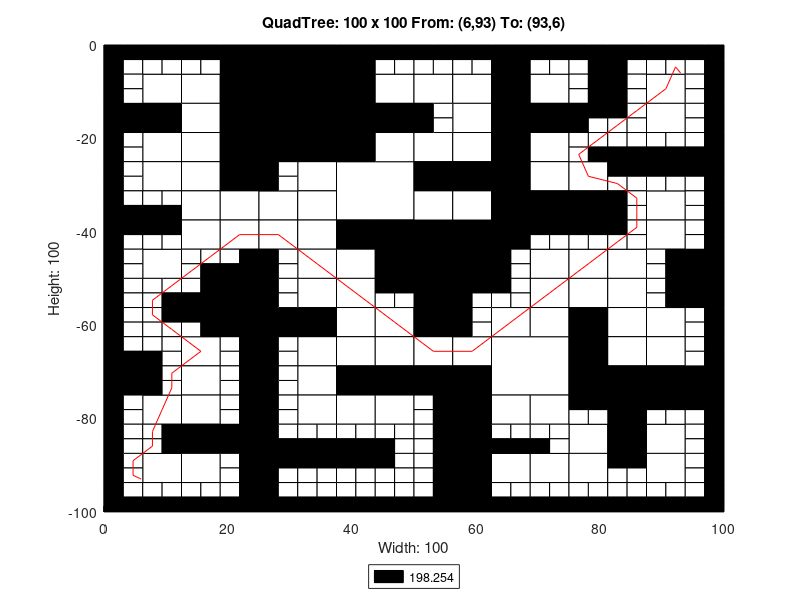

The MATLAB source for this figure:
axis([0 100 -100 0]);
title('QuadTree: 100 x 100 From: (6,93) To: (93,6)');
xlabel('Width: 100');
ylabel('Height: 100');
rectangle('Position',[25 -12.5 12.5 12.5], 'FaceColor',[0 0 0]);
rectangle('Position',[25 -25 12.5 12.5], 'FaceColor',[0 0 0]);
rectangle('Position',[37.5 -37.5 12.5 12.5], 'FaceColor',[1 1 1]);
rectangle('Position',[50 -50 12.5 12.5], 'FaceColor',[0 0 0]);
rectangle('Position',[62.5 -75 12.5 12.5], 'FaceColor',[1 1 1]);
rectangle('Position',[6.25 -12.5 6.25 6.25], 'FaceColor',[1 1 1]);
rectangle('Position',[18.75 -6.25 6.25 6.25], 'FaceColor',[0 0 0]);
rectangle('Position',[12.5 -12.5 6.25 6.25], 'FaceColor',[1 1 1]);
rectangle('Position',[18.75 -12.5 6.25 6.25], 'FaceColor',[0 0 0]);
rectangle('Position',[0 -18.75 6.25 6.25], 'FaceColor',[0 0 0]);
rectangle('Position',[6.25 -18.75 6.25 6.25], 'FaceColor',[0 0 0]);
rectangle('Position',[6.25 -25 6.25 6.25], 'FaceColor',[1 1 1]);
rectangle('Position',[12.5 -18.75 6.25 6.25], 'FaceColor',[1 1 1]);
rectangle('Position',[18.75 -18.75 6.25 6.25], 'FaceColor',[0 0 0]);
rectangle('Position',[12.5 -25 6.25 6.25], 'FaceColor',[1 1 1]);
rectangle('Position',[18.75 -25 6.25 6.25], 'FaceColor',[0 0 0]);
rectangle('Position',[37.5 -6.25 6.25 6.25], 'FaceColor',[0 0 0]);
rectangle('Position',[37.5 -12.5 6.25 6.25], 'FaceColor',[0 0 0]);
rectangle('Position',[43.75 -12.5 6.25 6.25], 'FaceColor',[1 1 1]);
rectangle('Position',[37.5 -18.75 6.25 6.25], 'FaceColor',[0 0 0]);
rectangle('Position',[43.75 -18.75 6.25 6.25], 'FaceColor',[0 0 0]);
rectangle('Position',[37.5 -25 6.25 6.25], 'FaceColor',[0 0 0]);
rectangle('Position',[43.75 -25 6.25 6.25], 'FaceColor',[1 1 1]);
rectangle('Position',[6.25 -31.25 6.25 6.25], 'FaceColor',[1 1 1]);
rectangle('Position',[12.5 -31.25 6.25 6.25], 'FaceColor',[1 1 1]);
rectangle('Position',[18.75 -31.25 6.25 6.25], 'FaceColor',[0 0 0]);
rectangle('Position',[12.5 -37.5 6.25 6.25], 'FaceColor',[1 1 1]);
rectangle('Position',[18.75 -37.5 6.25 6.25], 'FaceColor',[1 1 1]);
rectangle('Position',[6.25 -50 6.25 6.25], 'FaceColor',[1 1 1]);
rectangle('Position',[12.5 -43.75 6.25 6.25], 'FaceColor',[1 1 1]);
rectangle('Position',[18.75 -43.75 6.25 6.25], 'FaceColor',[1 1 1]);
rectangle('Position',[31.25 -31.25 6.25 6.25], 'FaceColor',[1 1 1]);
rectangle('Position',[25 -37.5 6.25 6.25], 'FaceColor',[1 1 1]);
rectangle('Position',[31.25 -37.5 6.25 6.25], 'FaceColor',[1 1 1]);
rectangle('Position',[25 -43.75 6.25 6.25], 'FaceColor',[1 1 1]);
rectangle('Position',[31.25 -43.75 6.25 6.25], 'FaceColor',[1 1 1]);
rectangle('Position',[31.25 -50 6.25 6.25], 'FaceColor',[1 1 1]);
rectangle('Position',[37.5 -43.75 6.25 6.25], 'FaceColor',[0 0 0]);
rectangle('Position',[43.75 -43.75 6.25 6.25], 'FaceColor',[0 0 0]);
rectangle('Position',[37.5 -50 6.25 6.25], 'FaceColor',[1 1 1]);
rectangle('Position',[43.75 -50 6.25 6.25], 'FaceColor',[0 0 0]);
rectangle('Position',[50 -12.5 6.25 6.25], 'FaceColor',[1 1 1]);
rectangle('Position',[56.25 -12.5 6.25 6.25], 'FaceColor',[1 1 1]);
rectangle('Position',[62.5 -6.25 6.25 6.25], 'FaceColor',[0 0 0]);
rectangle('Position',[62.5 -12.5 6.25 6.25], 'FaceColor',[0 0 0]);
rectangle('Position',[68.75 -12.5 6.25 6.25], 'FaceColor',[1 1 1]);
rectangle('Position',[56.25 -18.75 6.25 6.25], 'FaceColor',[1 1 1]);
rectangle('Position',[50 -25 6.25 6.25], 'FaceColor',[1 1 1]);
rectangle('Position',[56.25 -25 6.25 6.25], 'FaceColor',[1 1 1]);
rectangle('Position',[62.5 -18.75 6.25 6.25], 'FaceColor',[0 0 0]);
rectangle('Position',[68.75 -18.75 6.25 6.25], 'FaceColor',[0 0 0]);
rectangle('Position',[62.5 -25 6.25 6.25], 'FaceColor',[0 0 0]);
rectangle('Position',[68.75 -25 6.25 6.25], 'FaceColor',[1 1 1]);
rectangle('Position',[87.5 -12.5 6.25 6.25], 'FaceColor',[1 1 1]);
rectangle('Position',[87.5 -18.75 6.25 6.25], 'FaceColor',[1 1 1]);
rectangle('Position',[50 -31.25 6.25 6.25], 'FaceColor',[0 0 0]);
rectangle('Position',[56.25 -31.25 6.25 6.25], 'FaceColor',[0 0 0]);
rectangle('Position',[50 -37.5 6.25 6.25], 'FaceColor',[1 1 1]);
rectangle('Position',[56.25 -37.5 6.25 6.25], 'FaceColor',[1 1 1]);
rectangle('Position',[62.5 -31.25 6.25 6.25], 'FaceColor',[0 0 0]);
rectangle('Position',[68.75 -31.25 6.25 6.25], 'FaceColor',[1 1 1]);
rectangle('Position',[62.5 -37.5 6.25 6.25], 'FaceColor',[0 0 0]);
rectangle('Position',[68.75 -37.5 6.25 6.25], 'FaceColor',[0 0 0]);
rectangle('Position',[62.5 -43.75 6.25 6.25], 'FaceColor',[0 0 0]);
rectangle('Position',[68.75 -50 6.25 6.25], 'FaceColor',[1 1 1]);
rectangle('Position',[75 -31.25 6.25 6.25], 'FaceColor',[1 1 1]);
rectangle('Position',[75 -37.5 6.25 6.25], 'FaceColor',[0 0 0]);
rectangle('Position',[87.5 -37.5 6.25 6.25], 'FaceColor',[1 1 1]);
rectangle('Position',[75 -50 6.25 6.25], 'FaceColor',[1 1 1]);
rectangle('Position',[81.25 -50 6.25 6.25], 'FaceColor',[1 1 1]);
rectangle('Position',[87.5 -43.75 6.25 6.25], 'FaceColor',[1 1 1]);
rectangle('Position',[93.75 -50 6.25 6.25], 'FaceColor',[0 0 0]);
rectangle('Position',[18.75 -56.25 6.25 6.25], 'FaceColor',[0 0 0]);
rectangle('Position',[18.75 -62.5 6.25 6.25], 'FaceColor',[0 0 0]);
rectangle('Position',[0 -75 6.25 6.25], 'FaceColor',[0 0 0]);
rectangle('Position',[12.5 -68.75 6.25 6.25], 'FaceColor',[1 1 1]);
rectangle('Position',[12.5 -75 6.25 6.25], 'FaceColor',[1 1 1]);
rectangle('Position',[31.25 -56.25 6.25 6.25], 'FaceColor',[1 1 1]);
rectangle('Position',[25 -62.5 6.25 6.25], 'FaceColor',[0 0 0]);
rectangle('Position',[31.25 -62.5 6.25 6.25], 'FaceColor',[0 0 0]);
rectangle('Position',[37.5 -56.25 6.25 6.25], 'FaceColor',[1 1 1]);
rectangle('Position',[37.5 -62.5 6.25 6.25], 'FaceColor',[1 1 1]);
rectangle('Position',[43.75 -62.5 6.25 6.25], 'FaceColor',[1 1 1]);
rectangle('Position',[31.25 -68.75 6.25 6.25], 'FaceColor',[1 1 1]);
rectangle('Position',[31.25 -75 6.25 6.25], 'FaceColor',[1 1 1]);
rectangle('Position',[37.5 -68.75 6.25 6.25], 'FaceColor',[1 1 1]);
rectangle('Position',[43.75 -68.75 6.25 6.25], 'FaceColor',[1 1 1]);
rectangle('Position',[37.5 -75 6.25 6.25], 'FaceColor',[0 0 0]);
rectangle('Position',[43.75 -75 6.25 6.25], 'FaceColor',[0 0 0]);
rectangle('Position',[6.25 -81.25 6.25 6.25], 'FaceColor',[1 1 1]);
rectangle('Position',[12.5 -81.25 6.25 6.25], 'FaceColor',[1 1 1]);
rectangle('Position',[12.5 -87.5 6.25 6.25], 'FaceColor',[0 0 0]);
rectangle('Position',[18.75 -87.5 6.25 6.25], 'FaceColor',[0 0 0]);
rectangle('Position',[6.25 -93.75 6.25 6.25], 'FaceColor',[1 1 1]);
rectangle('Position',[12.5 -93.75 6.25 6.25], 'FaceColor',[1 1 1]);
rectangle('Position',[31.25 -81.25 6.25 6.25], 'FaceColor',[1 1 1]);
rectangle('Position',[37.5 -81.25 6.25 6.25], 'FaceColor',[1 1 1]);
rectangle('Position',[43.75 -81.25 6.25 6.25], 'FaceColor',[1 1 1]);
rectangle('Position',[50 -56.25 6.25 6.25], 'FaceColor',[0 0 0]);
rectangle('Position',[50 -62.5 6.25 6.25], 'FaceColor',[0 0 0]);
rectangle('Position',[68.75 -56.25 6.25 6.25], 'FaceColor',[1 1 1]);
rectangle('Position',[62.5 -62.5 6.25 6.25], 'FaceColor',[1 1 1]);
rectangle('Position',[68.75 -62.5 6.25 6.25], 'FaceColor',[1 1 1]);
rectangle('Position',[50 -68.75 6.25 6.25], 'FaceColor',[1 1 1]);
rectangle('Position',[56.25 -68.75 6.25 6.25], 'FaceColor',[1 1 1]);
rectangle('Position',[50 -75 6.25 6.25], 'FaceColor',[0 0 0]);
rectangle('Position',[56.25 -75 6.25 6.25], 'FaceColor',[0 0 0]);
rectangle('Position',[75 -56.25 6.25 6.25], 'FaceColor',[1 1 1]);
rectangle('Position',[81.25 -56.25 6.25 6.25], 'FaceColor',[1 1 1]);
rectangle('Position',[75 -62.5 6.25 6.25], 'FaceColor',[0 0 0]);
rectangle('Position',[81.25 -62.5 6.25 6.25], 'FaceColor',[1 1 1]);
rectangle('Position',[93.75 -56.25 6.25 6.25], 'FaceColor',[0 0 0]);
rectangle('Position',[87.5 -62.5 6.25 6.25], 'FaceColor',[1 1 1]);
rectangle('Position',[75 -68.75 6.25 6.25], 'FaceColor',[0 0 0]);
rectangle('Position',[81.25 -68.75 6.25 6.25], 'FaceColor',[1 1 1]);
rectangle('Position',[75 -75 6.25 6.25], 'FaceColor',[0 0 0]);
rectangle('Position',[81.25 -75 6.25 6.25], 'FaceColor',[0 0 0]);
rectangle('Position',[87.5 -68.75 6.25 6.25], 'FaceColor',[1 1 1]);
rectangle('Position',[87.5 -75 6.25 6.25], 'FaceColor',[0 0 0]);
rectangle('Position',[93.75 -75 6.25 6.25], 'FaceColor',[0 0 0]);
rectangle('Position',[56.25 -81.25 6.25 6.25], 'FaceColor',[0 0 0]);
rectangle('Position',[56.25 -87.5 6.25 6.25], 'FaceColor',[0 0 0]);
rectangle('Position',[62.5 -81.25 6.25 6.25], 'FaceColor',[1 1 1]);
rectangle('Position',[68.75 -81.25 6.25 6.25], 'FaceColor',[1 1 1]);
rectangle('Position',[56.25 -93.75 6.25 6.25], 'FaceColor',[0 0 0]);
rectangle('Position',[56.25 -100 6.25 6.25], 'FaceColor',[0 0 0]);
rectangle('Position',[62.5 -93.75 6.25 6.25], 'FaceColor',[1 1 1]);
rectangle('Position',[68.75 -93.75 6.25 6.25], 'FaceColor',[1 1 1]);
rectangle('Position',[81.25 -81.25 6.25 6.25], 'FaceColor',[0 0 0]);
rectangle('Position',[75 -87.5 6.25 6.25], 'FaceColor',[1 1 1]);
rectangle('Position',[81.25 -87.5 6.25 6.25], 'FaceColor',[0 0 0]);
rectangle('Position',[87.5 -87.5 6.25 6.25], 'FaceColor',[1 1 1]);
rectangle('Position',[75 -93.75 6.25 6.25], 'FaceColor',[1 1 1]);
rectangle('Position',[87.5 -93.75 6.25 6.25], 'FaceColor',[1 1 1]);
rectangle('Position',[0 -3.125 3.125 3.125], 'FaceColor',[0 0 0]);
rectangle('Position',[3.125 -3.125 3.125 3.125], 'FaceColor',[0 0 0]);
rectangle('Position',[0 -6.25 3.125 3.125], 'FaceColor',[0 0 0]);
rectangle('Position',[3.125 -6.25 3.125 3.125], 'FaceColor',[1 1 1]);
rectangle('Position',[6.25 -3.125 3.125 3.125], 'FaceColor',[0 0 0]);
rectangle('Position',[9.375 -3.125 3.125 3.125], 'FaceColor',[0 0 0]);
rectangle('Position',[6.25 -6.25 3.125 3.125], 'FaceColor',[1 1 1]);
rectangle('Position',[9.375 -6.25 3.125 3.125], 'FaceColor',[1 1 1]);
rectangle('Position',[0 -9.375 3.125 3.125], 'FaceColor',[0 0 0]);
rectangle('Position',[3.125 -9.375 3.125 3.125], 'FaceColor',[1 1 1]);
rectangle('Position',[0 -12.5 3.125 3.125], 'FaceColor',[0 0 0]);
rectangle('Position',[3.125 -12.5 3.125 3.125], 'FaceColor',[1 1 1]);
rectangle('Position',[12.5 -3.125 3.125 3.125], 'FaceColor',[0 0 0]);
rectangle('Position',[15.625 -3.125 3.125 3.125], 'FaceColor',[0 0 0]);
rectangle('Position',[12.5 -6.25 3.125 3.125], 'FaceColor',[1 1 1]);
rectangle('Position',[15.625 -6.25 3.125 3.125], 'FaceColor',[1 1 1]);
rectangle('Position',[0 -21.875 3.125 3.125], 'FaceColor',[0 0 0]);
rectangle('Position',[3.125 -21.875 3.125 3.125], 'FaceColor',[1 1 1]);
rectangle('Position',[0 -25 3.125 3.125], 'FaceColor',[0 0 0]);
rectangle('Position',[3.125 -25 3.125 3.125], 'FaceColor',[1 1 1]);
rectangle('Position',[43.75 -3.125 3.125 3.125], 'FaceColor',[0 0 0]);
rectangle('Position',[46.875 -3.125 3.125 3.125], 'FaceColor',[0 0 0]);
rectangle('Position',[43.75 -6.25 3.125 3.125], 'FaceColor',[1 1 1]);
rectangle('Position',[46.875 -6.25 3.125 3.125], 'FaceColor',[1 1 1]);
rectangle('Position',[0 -28.125 3.125 3.125], 'FaceColor',[0 0 0]);
rectangle('Position',[3.125 -28.125 3.125 3.125], 'FaceColor',[1 1 1]);
rectangle('Position',[0 -31.25 3.125 3.125], 'FaceColor',[0 0 0]);
rectangle('Position',[3.125 -31.25 3.125 3.125], 'FaceColor',[1 1 1]);
rectangle('Position',[0 -34.375 3.125 3.125], 'FaceColor',[0 0 0]);
rectangle('Position',[3.125 -34.375 3.125 3.125], 'FaceColor',[1 1 1]);
rectangle('Position',[0 -37.5 3.125 3.125], 'FaceColor',[0 0 0]);
rectangle('Position',[3.125 -37.5 3.125 3.125], 'FaceColor',[0 0 0]);
rectangle('Position',[6.25 -34.375 3.125 3.125], 'FaceColor',[1 1 1]);
rectangle('Position',[9.375 -34.375 3.125 3.125], 'FaceColor',[1 1 1]);
rectangle('Position',[6.25 -37.5 3.125 3.125], 'FaceColor',[0 0 0]);
rectangle('Position',[9.375 -37.5 3.125 3.125], 'FaceColor',[0 0 0]);
rectangle('Position',[0 -40.625 3.125 3.125], 'FaceColor',[0 0 0]);
rectangle('Position',[3.125 -40.625 3.125 3.125], 'FaceColor',[0 0 0]);
rectangle('Position',[0 -43.75 3.125 3.125], 'FaceColor',[0 0 0]);
rectangle('Position',[3.125 -43.75 3.125 3.125], 'FaceColor',[1 1 1]);
rectangle('Position',[6.25 -40.625 3.125 3.125], 'FaceColor',[0 0 0]);
rectangle('Position',[9.375 -40.625 3.125 3.125], 'FaceColor',[0 0 0]);
rectangle('Position',[6.25 -43.75 3.125 3.125], 'FaceColor',[1 1 1]);
rectangle('Position',[9.375 -43.75 3.125 3.125], 'FaceColor',[1 1 1]);
rectangle('Position',[0 -46.875 3.125 3.125], 'FaceColor',[0 0 0]);
rectangle('Position',[3.125 -46.875 3.125 3.125], 'FaceColor',[1 1 1]);
rectangle('Position',[0 -50 3.125 3.125], 'FaceColor',[0 0 0]);
rectangle('Position',[3.125 -50 3.125 3.125], 'FaceColor',[1 1 1]);
rectangle('Position',[12.5 -46.875 3.125 3.125], 'FaceColor',[1 1 1]);
rectangle('Position',[15.625 -46.875 3.125 3.125], 'FaceColor',[1 1 1]);
rectangle('Position',[12.5 -50 3.125 3.125], 'FaceColor',[1 1 1]);
rectangle('Position',[15.625 -50 3.125 3.125], 'FaceColor',[0 0 0]);
rectangle('Position',[18.75 -46.875 3.125 3.125], 'FaceColor',[1 1 1]);
rectangle('Position',[21.875 -46.875 3.125 3.125], 'FaceColor',[0 0 0]);
rectangle('Position',[18.75 -50 3.125 3.125], 'FaceColor',[0 0 0]);
rectangle('Position',[21.875 -50 3.125 3.125], 'FaceColor',[0 0 0]);
rectangle('Position',[25 -28.125 3.125 3.125], 'FaceColor',[0 0 0]);
rectangle('Position',[28.125 -28.125 3.125 3.125], 'FaceColor',[1 1 1]);
rectangle('Position',[25 -31.25 3.125 3.125], 'FaceColor',[0 0 0]);
rectangle('Position',[28.125 -31.25 3.125 3.125], 'FaceColor',[1 1 1]);
rectangle('Position',[25 -46.875 3.125 3.125], 'FaceColor',[0 0 0]);
rectangle('Position',[28.125 -46.875 3.125 3.125], 'FaceColor',[1 1 1]);
rectangle('Position',[25 -50 3.125 3.125], 'FaceColor',[0 0 0]);
rectangle('Position',[28.125 -50 3.125 3.125], 'FaceColor',[1 1 1]);
rectangle('Position',[50 -3.125 3.125 3.125], 'FaceColor',[0 0 0]);
rectangle('Position',[53.125 -3.125 3.125 3.125], 'FaceColor',[0 0 0]);
rectangle('Position',[50 -6.25 3.125 3.125], 'FaceColor',[1 1 1]);
rectangle('Position',[53.125 -6.25 3.125 3.125], 'FaceColor',[1 1 1]);
rectangle('Position',[56.25 -3.125 3.125 3.125], 'FaceColor',[0 0 0]);
rectangle('Position',[59.375 -3.125 3.125 3.125], 'FaceColor',[0 0 0]);
rectangle('Position',[56.25 -6.25 3.125 3.125], 'FaceColor',[1 1 1]);
rectangle('Position',[59.375 -6.25 3.125 3.125], 'FaceColor',[1 1 1]);
rectangle('Position',[68.75 -3.125 3.125 3.125], 'FaceColor',[0 0 0]);
rectangle('Position',[71.875 -3.125 3.125 3.125], 'FaceColor',[0 0 0]);
rectangle('Position',[68.75 -6.25 3.125 3.125], 'FaceColor',[1 1 1]);
rectangle('Position',[71.875 -6.25 3.125 3.125], 'FaceColor',[1 1 1]);
rectangle('Position',[50 -15.625 3.125 3.125], 'FaceColor',[0 0 0]);
rectangle('Position',[53.125 -15.625 3.125 3.125], 'FaceColor',[1 1 1]);
rectangle('Position',[50 -18.75 3.125 3.125], 'FaceColor',[0 0 0]);
rectangle('Position',[53.125 -18.75 3.125 3.125], 'FaceColor',[1 1 1]);
rectangle('Position',[75 -3.125 3.125 3.125], 'FaceColor',[0 0 0]);
rectangle('Position',[78.125 -3.125 3.125 3.125], 'FaceColor',[0 0 0]);
rectangle('Position',[75 -6.25 3.125 3.125], 'FaceColor',[1 1 1]);
rectangle('Position',[78.125 -6.25 3.125 3.125], 'FaceColor',[0 0 0]);
rectangle('Position',[81.25 -3.125 3.125 3.125], 'FaceColor',[0 0 0]);
rectangle('Position',[84.375 -3.125 3.125 3.125], 'FaceColor',[0 0 0]);
rectangle('Position',[81.25 -6.25 3.125 3.125], 'FaceColor',[0 0 0]);
rectangle('Position',[84.375 -6.25 3.125 3.125], 'FaceColor',[1 1 1]);
rectangle('Position',[75 -9.375 3.125 3.125], 'FaceColor',[1 1 1]);
rectangle('Position',[78.125 -9.375 3.125 3.125], 'FaceColor',[0 0 0]);
rectangle('Position',[75 -12.5 3.125 3.125], 'FaceColor',[1 1 1]);
rectangle('Position',[78.125 -12.5 3.125 3.125], 'FaceColor',[0 0 0]);
rectangle('Position',[81.25 -9.375 3.125 3.125], 'FaceColor',[0 0 0]);
rectangle('Position',[84.375 -9.375 3.125 3.125], 'FaceColor',[1 1 1]);
rectangle('Position',[81.25 -12.5 3.125 3.125], 'FaceColor',[0 0 0]);
rectangle('Position',[84.375 -12.5 3.125 3.125], 'FaceColor',[1 1 1]);
rectangle('Position',[87.5 -3.125 3.125 3.125], 'FaceColor',[0 0 0]);
rectangle('Position',[90.625 -3.125 3.125 3.125], 'FaceColor',[0 0 0]);
rectangle('Position',[87.5 -6.25 3.125 3.125], 'FaceColor',[1 1 1]);
rectangle('Position',[90.625 -6.25 3.125 3.125], 'FaceColor',[1 1 1]);
rectangle('Position',[93.75 -3.125 3.125 3.125], 'FaceColor',[0 0 0]);
rectangle('Position',[96.875 -3.125 3.125 3.125], 'FaceColor',[0 0 0]);
rectangle('Position',[93.75 -6.25 3.125 3.125], 'FaceColor',[1 1 1]);
rectangle('Position',[96.875 -6.25 3.125 3.125], 'FaceColor',[0 0 0]);
rectangle('Position',[93.75 -9.375 3.125 3.125], 'FaceColor',[1 1 1]);
rectangle('Position',[96.875 -9.375 3.125 3.125], 'FaceColor',[0 0 0]);
rectangle('Position',[93.75 -12.5 3.125 3.125], 'FaceColor',[1 1 1]);
rectangle('Position',[96.875 -12.5 3.125 3.125], 'FaceColor',[0 0 0]);
rectangle('Position',[75 -15.625 3.125 3.125], 'FaceColor',[0 0 0]);
rectangle('Position',[78.125 -15.625 3.125 3.125], 'FaceColor',[0 0 0]);
rectangle('Position',[75 -18.75 3.125 3.125], 'FaceColor',[0 0 0]);
rectangle('Position',[78.125 -18.75 3.125 3.125], 'FaceColor',[1 1 1]);
rectangle('Position',[81.25 -15.625 3.125 3.125], 'FaceColor',[0 0 0]);
rectangle('Position',[84.375 -15.625 3.125 3.125], 'FaceColor',[1 1 1]);
rectangle('Position',[81.25 -18.75 3.125 3.125], 'FaceColor',[1 1 1]);
rectangle('Position',[84.375 -18.75 3.125 3.125], 'FaceColor',[1 1 1]);
rectangle('Position',[75 -21.875 3.125 3.125], 'FaceColor',[1 1 1]);
rectangle('Position',[78.125 -21.875 3.125 3.125], 'FaceColor',[1 1 1]);
rectangle('Position',[75 -25 3.125 3.125], 'FaceColor',[1 1 1]);
rectangle('Position',[78.125 -25 3.125 3.125], 'FaceColor',[0 0 0]);
rectangle('Position',[81.25 -21.875 3.125 3.125], 'FaceColor',[1 1 1]);
rectangle('Position',[84.375 -21.875 3.125 3.125], 'FaceColor',[1 1 1]);
rectangle('Position',[81.25 -25 3.125 3.125], 'FaceColor',[0 0 0]);
rectangle('Position',[84.375 -25 3.125 3.125], 'FaceColor',[0 0 0]);
rectangle('Position',[93.75 -15.625 3.125 3.125], 'FaceColor',[1 1 1]);
rectangle('Position',[96.875 -15.625 3.125 3.125], 'FaceColor',[0 0 0]);
rectangle('Position',[93.75 -18.75 3.125 3.125], 'FaceColor',[1 1 1]);
rectangle('Position',[96.875 -18.75 3.125 3.125], 'FaceColor',[0 0 0]);
rectangle('Position',[87.5 -21.875 3.125 3.125], 'FaceColor',[1 1 1]);
rectangle('Position',[90.625 -21.875 3.125 3.125], 'FaceColor',[1 1 1]);
rectangle('Position',[87.5 -25 3.125 3.125], 'FaceColor',[0 0 0]);
rectangle('Position',[90.625 -25 3.125 3.125], 'FaceColor',[0 0 0]);
rectangle('Position',[93.75 -21.875 3.125 3.125], 'FaceColor',[1 1 1]);
rectangle('Position',[96.875 -21.875 3.125 3.125], 'FaceColor',[0 0 0]);
rectangle('Position',[93.75 -25 3.125 3.125], 'FaceColor',[0 0 0]);
rectangle('Position',[96.875 -25 3.125 3.125], 'FaceColor',[0 0 0]);
rectangle('Position',[68.75 -40.625 3.125 3.125], 'FaceColor',[0 0 0]);
rectangle('Position',[71.875 -40.625 3.125 3.125], 'FaceColor',[0 0 0]);
rectangle('Position',[68.75 -43.75 3.125 3.125], 'FaceColor',[1 1 1]);
rectangle('Position',[71.875 -43.75 3.125 3.125], 'FaceColor',[1 1 1]);
rectangle('Position',[62.5 -46.875 3.125 3.125], 'FaceColor',[0 0 0]);
rectangle('Position',[65.625 -46.875 3.125 3.125], 'FaceColor',[1 1 1]);
rectangle('Position',[62.5 -50 3.125 3.125], 'FaceColor',[0 0 0]);
rectangle('Position',[65.625 -50 3.125 3.125], 'FaceColor',[1 1 1]);
rectangle('Position',[81.25 -28.125 3.125 3.125], 'FaceColor',[0 0 0]);
rectangle('Position',[84.375 -28.125 3.125 3.125], 'FaceColor',[0 0 0]);
rectangle('Position',[81.25 -31.25 3.125 3.125], 'FaceColor',[1 1 1]);
rectangle('Position',[84.375 -31.25 3.125 3.125], 'FaceColor',[1 1 1]);
rectangle('Position',[81.25 -34.375 3.125 3.125], 'FaceColor',[0 0 0]);
rectangle('Position',[84.375 -34.375 3.125 3.125], 'FaceColor',[1 1 1]);
rectangle('Position',[81.25 -37.5 3.125 3.125], 'FaceColor',[0 0 0]);
rectangle('Position',[84.375 -37.5 3.125 3.125], 'FaceColor',[1 1 1]);
rectangle('Position',[87.5 -28.125 3.125 3.125], 'FaceColor',[0 0 0]);
rectangle('Position',[90.625 -28.125 3.125 3.125], 'FaceColor',[0 0 0]);
rectangle('Position',[87.5 -31.25 3.125 3.125], 'FaceColor',[1 1 1]);
rectangle('Position',[90.625 -31.25 3.125 3.125], 'FaceColor',[1 1 1]);
rectangle('Position',[93.75 -28.125 3.125 3.125], 'FaceColor',[0 0 0]);
rectangle('Position',[96.875 -28.125 3.125 3.125], 'FaceColor',[0 0 0]);
rectangle('Position',[93.75 -31.25 3.125 3.125], 'FaceColor',[1 1 1]);
rectangle('Position',[96.875 -31.25 3.125 3.125], 'FaceColor',[0 0 0]);
rectangle('Position',[93.75 -34.375 3.125 3.125], 'FaceColor',[1 1 1]);
rectangle('Position',[96.875 -34.375 3.125 3.125], 'FaceColor',[0 0 0]);
rectangle('Position',[93.75 -37.5 3.125 3.125], 'FaceColor',[1 1 1]);
rectangle('Position',[96.875 -37.5 3.125 3.125], 'FaceColor',[0 0 0]);
rectangle('Position',[75 -40.625 3.125 3.125], 'FaceColor',[0 0 0]);
rectangle('Position',[78.125 -40.625 3.125 3.125], 'FaceColor',[0 0 0]);
rectangle('Position',[75 -43.75 3.125 3.125], 'FaceColor',[1 1 1]);
rectangle('Position',[78.125 -43.75 3.125 3.125], 'FaceColor',[1 1 1]);
rectangle('Position',[81.25 -40.625 3.125 3.125], 'FaceColor',[0 0 0]);
rectangle('Position',[84.375 -40.625 3.125 3.125], 'FaceColor',[1 1 1]);
rectangle('Position',[81.25 -43.75 3.125 3.125], 'FaceColor',[1 1 1]);
rectangle('Position',[84.375 -43.75 3.125 3.125], 'FaceColor',[1 1 1]);
rectangle('Position',[93.75 -40.625 3.125 3.125], 'FaceColor',[1 1 1]);
rectangle('Position',[96.875 -40.625 3.125 3.125], 'FaceColor',[0 0 0]);
rectangle('Position',[93.75 -43.75 3.125 3.125], 'FaceColor',[1 1 1]);
rectangle('Position',[96.875 -43.75 3.125 3.125], 'FaceColor',[0 0 0]);
rectangle('Position',[87.5 -46.875 3.125 3.125], 'FaceColor',[1 1 1]);
rectangle('Position',[90.625 -46.875 3.125 3.125], 'FaceColor',[0 0 0]);
rectangle('Position',[87.5 -50 3.125 3.125], 'FaceColor',[1 1 1]);
rectangle('Position',[90.625 -50 3.125 3.125], 'FaceColor',[0 0 0]);
rectangle('Position',[0 -53.125 3.125 3.125], 'FaceColor',[0 0 0]);
rectangle('Position',[3.125 -53.125 3.125 3.125], 'FaceColor',[1 1 1]);
rectangle('Position',[0 -56.25 3.125 3.125], 'FaceColor',[0 0 0]);
rectangle('Position',[3.125 -56.25 3.125 3.125], 'FaceColor',[1 1 1]);
rectangle('Position',[6.25 -53.125 3.125 3.125], 'FaceColor',[1 1 1]);
rectangle('Position',[9.375 -53.125 3.125 3.125], 'FaceColor',[1 1 1]);
rectangle('Position',[6.25 -56.25 3.125 3.125], 'FaceColor',[1 1 1]);
rectangle('Position',[9.375 -56.25 3.125 3.125], 'FaceColor',[0 0 0]);
rectangle('Position',[0 -59.375 3.125 3.125], 'FaceColor',[0 0 0]);
rectangle('Position',[3.125 -59.375 3.125 3.125], 'FaceColor',[1 1 1]);
rectangle('Position',[0 -62.5 3.125 3.125], 'FaceColor',[0 0 0]);
rectangle('Position',[3.125 -62.5 3.125 3.125], 'FaceColor',[1 1 1]);
rectangle('Position',[6.25 -59.375 3.125 3.125], 'FaceColor',[1 1 1]);
rectangle('Position',[9.375 -59.375 3.125 3.125], 'FaceColor',[0 0 0]);
rectangle('Position',[6.25 -62.5 3.125 3.125], 'FaceColor',[1 1 1]);
rectangle('Position',[9.375 -62.5 3.125 3.125], 'FaceColor',[1 1 1]);
rectangle('Position',[12.5 -53.125 3.125 3.125], 'FaceColor',[1 1 1]);
rectangle('Position',[15.625 -53.125 3.125 3.125], 'FaceColor',[0 0 0]);
rectangle('Position',[12.5 -56.25 3.125 3.125], 'FaceColor',[0 0 0]);
rectangle('Position',[15.625 -56.25 3.125 3.125], 'FaceColor',[0 0 0]);
rectangle('Position',[12.5 -59.375 3.125 3.125], 'FaceColor',[0 0 0]);
rectangle('Position',[15.625 -59.375 3.125 3.125], 'FaceColor',[0 0 0]);
rectangle('Position',[12.5 -62.5 3.125 3.125], 'FaceColor',[1 1 1]);
rectangle('Position',[15.625 -62.5 3.125 3.125], 'FaceColor',[0 0 0]);
rectangle('Position',[0 -65.625 3.125 3.125], 'FaceColor',[0 0 0]);
rectangle('Position',[3.125 -65.625 3.125 3.125], 'FaceColor',[1 1 1]);
rectangle('Position',[0 -68.75 3.125 3.125], 'FaceColor',[0 0 0]);
rectangle('Position',[3.125 -68.75 3.125 3.125], 'FaceColor',[0 0 0]);
rectangle('Position',[6.25 -65.625 3.125 3.125], 'FaceColor',[1 1 1]);
rectangle('Position',[9.375 -65.625 3.125 3.125], 'FaceColor',[1 1 1]);
rectangle('Position',[6.25 -68.75 3.125 3.125], 'FaceColor',[0 0 0]);
rectangle('Position',[9.375 -68.75 3.125 3.125], 'FaceColor',[1 1 1]);
rectangle('Position',[6.25 -71.875 3.125 3.125], 'FaceColor',[0 0 0]);
rectangle('Position',[9.375 -71.875 3.125 3.125], 'FaceColor',[1 1 1]);
rectangle('Position',[6.25 -75 3.125 3.125], 'FaceColor',[0 0 0]);
rectangle('Position',[9.375 -75 3.125 3.125], 'FaceColor',[1 1 1]);
rectangle('Position',[18.75 -65.625 3.125 3.125], 'FaceColor',[1 1 1]);
rectangle('Position',[21.875 -65.625 3.125 3.125], 'FaceColor',[0 0 0]);
rectangle('Position',[18.75 -68.75 3.125 3.125], 'FaceColor',[1 1 1]);
rectangle('Position',[21.875 -68.75 3.125 3.125], 'FaceColor',[0 0 0]);
rectangle('Position',[18.75 -71.875 3.125 3.125], 'FaceColor',[1 1 1]);
rectangle('Position',[21.875 -71.875 3.125 3.125], 'FaceColor',[0 0 0]);
rectangle('Position',[18.75 -75 3.125 3.125], 'FaceColor',[1 1 1]);
rectangle('Position',[21.875 -75 3.125 3.125], 'FaceColor',[0 0 0]);
rectangle('Position',[25 -53.125 3.125 3.125], 'FaceColor',[0 0 0]);
rectangle('Position',[28.125 -53.125 3.125 3.125], 'FaceColor',[1 1 1]);
rectangle('Position',[25 -56.25 3.125 3.125], 'FaceColor',[0 0 0]);
rectangle('Position',[28.125 -56.25 3.125 3.125], 'FaceColor',[1 1 1]);
rectangle('Position',[43.75 -53.125 3.125 3.125], 'FaceColor',[0 0 0]);
rectangle('Position',[46.875 -53.125 3.125 3.125], 'FaceColor',[0 0 0]);
rectangle('Position',[43.75 -56.25 3.125 3.125], 'FaceColor',[1 1 1]);
rectangle('Position',[46.875 -56.25 3.125 3.125], 'FaceColor',[1 1 1]);
rectangle('Position',[25 -65.625 3.125 3.125], 'FaceColor',[0 0 0]);
rectangle('Position',[28.125 -65.625 3.125 3.125], 'FaceColor',[1 1 1]);
rectangle('Position',[25 -68.75 3.125 3.125], 'FaceColor',[0 0 0]);
rectangle('Position',[28.125 -68.75 3.125 3.125], 'FaceColor',[1 1 1]);
rectangle('Position',[25 -71.875 3.125 3.125], 'FaceColor',[0 0 0]);
rectangle('Position',[28.125 -71.875 3.125 3.125], 'FaceColor',[1 1 1]);
rectangle('Position',[25 -75 3.125 3.125], 'FaceColor',[0 0 0]);
rectangle('Position',[28.125 -75 3.125 3.125], 'FaceColor',[1 1 1]);
rectangle('Position',[0 -78.125 3.125 3.125], 'FaceColor',[0 0 0]);
rectangle('Position',[3.125 -78.125 3.125 3.125], 'FaceColor',[1 1 1]);
rectangle('Position',[0 -81.25 3.125 3.125], 'FaceColor',[0 0 0]);
rectangle('Position',[3.125 -81.25 3.125 3.125], 'FaceColor',[1 1 1]);
rectangle('Position',[0 -84.375 3.125 3.125], 'FaceColor',[0 0 0]);
rectangle('Position',[3.125 -84.375 3.125 3.125], 'FaceColor',[1 1 1]);
rectangle('Position',[0 -87.5 3.125 3.125], 'FaceColor',[0 0 0]);
rectangle('Position',[3.125 -87.5 3.125 3.125], 'FaceColor',[1 1 1]);
rectangle('Position',[6.25 -84.375 3.125 3.125], 'FaceColor',[1 1 1]);
rectangle('Position',[9.375 -84.375 3.125 3.125], 'FaceColor',[0 0 0]);
rectangle('Position',[6.25 -87.5 3.125 3.125], 'FaceColor',[1 1 1]);
rectangle('Position',[9.375 -87.5 3.125 3.125], 'FaceColor',[0 0 0]);
rectangle('Position',[18.75 -78.125 3.125 3.125], 'FaceColor',[1 1 1]);
rectangle('Position',[21.875 -78.125 3.125 3.125], 'FaceColor',[0 0 0]);
rectangle('Position',[18.75 -81.25 3.125 3.125], 'FaceColor',[1 1 1]);
rectangle('Position',[21.875 -81.25 3.125 3.125], 'FaceColor',[0 0 0]);
rectangle('Position',[0 -90.625 3.125 3.125], 'FaceColor',[0 0 0]);
rectangle('Position',[3.125 -90.625 3.125 3.125], 'FaceColor',[1 1 1]);
rectangle('Position',[0 -93.75 3.125 3.125], 'FaceColor',[0 0 0]);
rectangle('Position',[3.125 -93.75 3.125 3.125], 'FaceColor',[1 1 1]);
rectangle('Position',[0 -96.875 3.125 3.125], 'FaceColor',[0 0 0]);
rectangle('Position',[3.125 -96.875 3.125 3.125], 'FaceColor',[1 1 1]);
rectangle('Position',[0 -100 3.125 3.125], 'FaceColor',[0 0 0]);
rectangle('Position',[3.125 -100 3.125 3.125], 'FaceColor',[0 0 0]);
rectangle('Position',[6.25 -96.875 3.125 3.125], 'FaceColor',[1 1 1]);
rectangle('Position',[9.375 -96.875 3.125 3.125], 'FaceColor',[1 1 1]);
rectangle('Position',[6.25 -100 3.125 3.125], 'FaceColor',[0 0 0]);
rectangle('Position',[9.375 -100 3.125 3.125], 'FaceColor',[0 0 0]);
rectangle('Position',[18.75 -90.625 3.125 3.125], 'FaceColor',[1 1 1]);
rectangle('Position',[21.875 -90.625 3.125 3.125], 'FaceColor',[0 0 0]);
rectangle('Position',[18.75 -93.75 3.125 3.125], 'FaceColor',[1 1 1]);
rectangle('Position',[21.875 -93.75 3.125 3.125], 'FaceColor',[0 0 0]);
rectangle('Position',[12.5 -96.875 3.125 3.125], 'FaceColor',[1 1 1]);
rectangle('Position',[15.625 -96.875 3.125 3.125], 'FaceColor',[1 1 1]);
rectangle('Position',[12.5 -100 3.125 3.125], 'FaceColor',[0 0 0]);
rectangle('Position',[15.625 -100 3.125 3.125], 'FaceColor',[0 0 0]);
rectangle('Position',[18.75 -96.875 3.125 3.125], 'FaceColor',[1 1 1]);
rectangle('Position',[21.875 -96.875 3.125 3.125], 'FaceColor',[0 0 0]);
rectangle('Position',[18.75 -100 3.125 3.125], 'FaceColor',[0 0 0]);
rectangle('Position',[21.875 -100 3.125 3.125], 'FaceColor',[0 0 0]);
rectangle('Position',[25 -78.125 3.125 3.125], 'FaceColor',[0 0 0]);
rectangle('Position',[28.125 -78.125 3.125 3.125], 'FaceColor',[1 1 1]);
rectangle('Position',[25 -81.25 3.125 3.125], 'FaceColor',[0 0 0]);
rectangle('Position',[28.125 -81.25 3.125 3.125], 'FaceColor',[1 1 1]);
rectangle('Position',[25 -84.375 3.125 3.125], 'FaceColor',[0 0 0]);
rectangle('Position',[28.125 -84.375 3.125 3.125], 'FaceColor',[1 1 1]);
rectangle('Position',[25 -87.5 3.125 3.125], 'FaceColor',[0 0 0]);
rectangle('Position',[28.125 -87.5 3.125 3.125], 'FaceColor',[0 0 0]);
rectangle('Position',[31.25 -84.375 3.125 3.125], 'FaceColor',[1 1 1]);
rectangle('Position',[34.375 -84.375 3.125 3.125], 'FaceColor',[1 1 1]);
rectangle('Position',[31.25 -87.5 3.125 3.125], 'FaceColor',[0 0 0]);
rectangle('Position',[34.375 -87.5 3.125 3.125], 'FaceColor',[0 0 0]);
rectangle('Position',[37.5 -84.375 3.125 3.125], 'FaceColor',[1 1 1]);
rectangle('Position',[40.625 -84.375 3.125 3.125], 'FaceColor',[1 1 1]);
rectangle('Position',[37.5 -87.5 3.125 3.125], 'FaceColor',[0 0 0]);
rectangle('Position',[40.625 -87.5 3.125 3.125], 'FaceColor',[0 0 0]);
rectangle('Position',[43.75 -84.375 3.125 3.125], 'FaceColor',[1 1 1]);
rectangle('Position',[46.875 -84.375 3.125 3.125], 'FaceColor',[1 1 1]);
rectangle('Position',[43.75 -87.5 3.125 3.125], 'FaceColor',[0 0 0]);
rectangle('Position',[46.875 -87.5 3.125 3.125], 'FaceColor',[1 1 1]);
rectangle('Position',[25 -90.625 3.125 3.125], 'FaceColor',[0 0 0]);
rectangle('Position',[28.125 -90.625 3.125 3.125], 'FaceColor',[0 0 0]);
rectangle('Position',[25 -93.75 3.125 3.125], 'FaceColor',[0 0 0]);
rectangle('Position',[28.125 -93.75 3.125 3.125], 'FaceColor',[1 1 1]);
rectangle('Position',[31.25 -90.625 3.125 3.125], 'FaceColor',[0 0 0]);
rectangle('Position',[34.375 -90.625 3.125 3.125], 'FaceColor',[0 0 0]);
rectangle('Position',[31.25 -93.75 3.125 3.125], 'FaceColor',[1 1 1]);
rectangle('Position',[34.375 -93.75 3.125 3.125], 'FaceColor',[1 1 1]);
rectangle('Position',[25 -96.875 3.125 3.125], 'FaceColor',[0 0 0]);
rectangle('Position',[28.125 -96.875 3.125 3.125], 'FaceColor',[1 1 1]);
rectangle('Position',[25 -100 3.125 3.125], 'FaceColor',[0 0 0]);
rectangle('Position',[28.125 -100 3.125 3.125], 'FaceColor',[0 0 0]);
rectangle('Position',[31.25 -96.875 3.125 3.125], 'FaceColor',[1 1 1]);
rectangle('Position',[34.375 -96.875 3.125 3.125], 'FaceColor',[1 1 1]);
rectangle('Position',[31.25 -100 3.125 3.125], 'FaceColor',[0 0 0]);
rectangle('Position',[34.375 -100 3.125 3.125], 'FaceColor',[0 0 0]);
rectangle('Position',[37.5 -90.625 3.125 3.125], 'FaceColor',[0 0 0]);
rectangle('Position',[40.625 -90.625 3.125 3.125], 'FaceColor',[0 0 0]);
rectangle('Position',[37.5 -93.75 3.125 3.125], 'FaceColor',[1 1 1]);
rectangle('Position',[40.625 -93.75 3.125 3.125], 'FaceColor',[1 1 1]);
rectangle('Position',[43.75 -90.625 3.125 3.125], 'FaceColor',[0 0 0]);
rectangle('Position',[46.875 -90.625 3.125 3.125], 'FaceColor',[1 1 1]);
rectangle('Position',[43.75 -93.75 3.125 3.125], 'FaceColor',[1 1 1]);
rectangle('Position',[46.875 -93.75 3.125 3.125], 'FaceColor',[1 1 1]);
rectangle('Position',[37.5 -96.875 3.125 3.125], 'FaceColor',[1 1 1]);
rectangle('Position',[40.625 -96.875 3.125 3.125], 'FaceColor',[1 1 1]);
rectangle('Position',[37.5 -100 3.125 3.125], 'FaceColor',[0 0 0]);
rectangle('Position',[40.625 -100 3.125 3.125], 'FaceColor',[0 0 0]);
rectangle('Position',[43.75 -96.875 3.125 3.125], 'FaceColor',[1 1 1]);
rectangle('Position',[46.875 -96.875 3.125 3.125], 'FaceColor',[1 1 1]);
rectangle('Position',[43.75 -100 3.125 3.125], 'FaceColor',[0 0 0]);
rectangle('Position',[46.875 -100 3.125 3.125], 'FaceColor',[0 0 0]);
rectangle('Position',[56.25 -53.125 3.125 3.125], 'FaceColor',[0 0 0]);
rectangle('Position',[59.375 -53.125 3.125 3.125], 'FaceColor',[0 0 0]);
rectangle('Position',[56.25 -56.25 3.125 3.125], 'FaceColor',[0 0 0]);
rectangle('Position',[59.375 -56.25 3.125 3.125], 'FaceColor',[1 1 1]);
rectangle('Position',[56.25 -59.375 3.125 3.125], 'FaceColor',[0 0 0]);
rectangle('Position',[59.375 -59.375 3.125 3.125], 'FaceColor',[1 1 1]);
rectangle('Position',[56.25 -62.5 3.125 3.125], 'FaceColor',[0 0 0]);
rectangle('Position',[59.375 -62.5 3.125 3.125], 'FaceColor',[1 1 1]);
rectangle('Position',[62.5 -53.125 3.125 3.125], 'FaceColor',[0 0 0]);
rectangle('Position',[65.625 -53.125 3.125 3.125], 'FaceColor',[1 1 1]);
rectangle('Position',[62.5 -56.25 3.125 3.125], 'FaceColor',[1 1 1]);
rectangle('Position',[65.625 -56.25 3.125 3.125], 'FaceColor',[1 1 1]);
rectangle('Position',[87.5 -53.125 3.125 3.125], 'FaceColor',[1 1 1]);
rectangle('Position',[90.625 -53.125 3.125 3.125], 'FaceColor',[0 0 0]);
rectangle('Position',[87.5 -56.25 3.125 3.125], 'FaceColor',[1 1 1]);
rectangle('Position',[90.625 -56.25 3.125 3.125], 'FaceColor',[0 0 0]);
rectangle('Position',[93.75 -59.375 3.125 3.125], 'FaceColor',[1 1 1]);
rectangle('Position',[96.875 -59.375 3.125 3.125], 'FaceColor',[0 0 0]);
rectangle('Position',[93.75 -62.5 3.125 3.125], 'FaceColor',[1 1 1]);
rectangle('Position',[96.875 -62.5 3.125 3.125], 'FaceColor',[0 0 0]);
rectangle('Position',[93.75 -65.625 3.125 3.125], 'FaceColor',[1 1 1]);
rectangle('Position',[96.875 -65.625 3.125 3.125], 'FaceColor',[0 0 0]);
rectangle('Position',[93.75 -68.75 3.125 3.125], 'FaceColor',[1 1 1]);
rectangle('Position',[96.875 -68.75 3.125 3.125], 'FaceColor',[0 0 0]);
rectangle('Position',[50 -78.125 3.125 3.125], 'FaceColor',[1 1 1]);
rectangle('Position',[53.125 -78.125 3.125 3.125], 'FaceColor',[0 0 0]);
rectangle('Position',[50 -81.25 3.125 3.125], 'FaceColor',[1 1 1]);
rectangle('Position',[53.125 -81.25 3.125 3.125], 'FaceColor',[0 0 0]);
rectangle('Position',[50 -84.375 3.125 3.125], 'FaceColor',[1 1 1]);
rectangle('Position',[53.125 -84.375 3.125 3.125], 'FaceColor',[0 0 0]);
rectangle('Position',[50 -87.5 3.125 3.125], 'FaceColor',[1 1 1]);
rectangle('Position',[53.125 -87.5 3.125 3.125], 'FaceColor',[0 0 0]);
rectangle('Position',[62.5 -84.375 3.125 3.125], 'FaceColor',[1 1 1]);
rectangle('Position',[65.625 -84.375 3.125 3.125], 'FaceColor',[1 1 1]);
rectangle('Position',[62.5 -87.5 3.125 3.125], 'FaceColor',[0 0 0]);
rectangle('Position',[65.625 -87.5 3.125 3.125], 'FaceColor',[0 0 0]);
rectangle('Position',[68.75 -84.375 3.125 3.125], 'FaceColor',[1 1 1]);
rectangle('Position',[71.875 -84.375 3.125 3.125], 'FaceColor',[1 1 1]);
rectangle('Position',[68.75 -87.5 3.125 3.125], 'FaceColor',[0 0 0]);
rectangle('Position',[71.875 -87.5 3.125 3.125], 'FaceColor',[1 1 1]);
rectangle('Position',[50 -90.625 3.125 3.125], 'FaceColor',[1 1 1]);
rectangle('Position',[53.125 -90.625 3.125 3.125], 'FaceColor',[0 0 0]);
rectangle('Position',[50 -93.75 3.125 3.125], 'FaceColor',[1 1 1]);
rectangle('Position',[53.125 -93.75 3.125 3.125], 'FaceColor',[0 0 0]);
rectangle('Position',[50 -96.875 3.125 3.125], 'FaceColor',[1 1 1]);
rectangle('Position',[53.125 -96.875 3.125 3.125], 'FaceColor',[0 0 0]);
rectangle('Position',[50 -100 3.125 3.125], 'FaceColor',[0 0 0]);
rectangle('Position',[53.125 -100 3.125 3.125], 'FaceColor',[0 0 0]);
rectangle('Position',[62.5 -96.875 3.125 3.125], 'FaceColor',[1 1 1]);
rectangle('Position',[65.625 -96.875 3.125 3.125], 'FaceColor',[1 1 1]);
rectangle('Position',[62.5 -100 3.125 3.125], 'FaceColor',[0 0 0]);
rectangle('Position',[65.625 -100 3.125 3.125], 'FaceColor',[0 0 0]);
rectangle('Position',[68.75 -96.875 3.125 3.125], 'FaceColor',[1 1 1]);
rectangle('Position',[71.875 -96.875 3.125 3.125], 'FaceColor',[1 1 1]);
rectangle('Position',[68.75 -100 3.125 3.125], 'FaceColor',[0 0 0]);
rectangle('Position',[71.875 -100 3.125 3.125], 'FaceColor',[0 0 0]);
rectangle('Position',[75 -78.125 3.125 3.125], 'FaceColor',[0 0 0]);
rectangle('Position',[78.125 -78.125 3.125 3.125], 'FaceColor',[0 0 0]);
rectangle('Position',[75 -81.25 3.125 3.125], 'FaceColor',[1 1 1]);
rectangle('Position',[78.125 -81.25 3.125 3.125], 'FaceColor',[1 1 1]);
rectangle('Position',[87.5 -78.125 3.125 3.125], 'FaceColor',[0 0 0]);
rectangle('Position',[90.625 -78.125 3.125 3.125], 'FaceColor',[0 0 0]);
rectangle('Position',[87.5 -81.25 3.125 3.125], 'FaceColor',[1 1 1]);
rectangle('Position',[90.625 -81.25 3.125 3.125], 'FaceColor',[1 1 1]);
rectangle('Position',[93.75 -78.125 3.125 3.125], 'FaceColor',[0 0 0]);
rectangle('Position',[96.875 -78.125 3.125 3.125], 'FaceColor',[0 0 0]);
rectangle('Position',[93.75 -81.25 3.125 3.125], 'FaceColor',[1 1 1]);
rectangle('Position',[96.875 -81.25 3.125 3.125], 'FaceColor',[0 0 0]);
rectangle('Position',[93.75 -84.375 3.125 3.125], 'FaceColor',[1 1 1]);
rectangle('Position',[96.875 -84.375 3.125 3.125], 'FaceColor',[0 0 0]);
rectangle('Position',[93.75 -87.5 3.125 3.125], 'FaceColor',[1 1 1]);
rectangle('Position',[96.875 -87.5 3.125 3.125], 'FaceColor',[0 0 0]);
rectangle('Position',[81.25 -90.625 3.125 3.125], 'FaceColor',[0 0 0]);
rectangle('Position',[84.375 -90.625 3.125 3.125], 'FaceColor',[0 0 0]);
rectangle('Position',[81.25 -93.75 3.125 3.125], 'FaceColor',[1 1 1]);
rectangle('Position',[84.375 -93.75 3.125 3.125], 'FaceColor',[1 1 1]);
rectangle('Position',[75 -96.875 3.125 3.125], 'FaceColor',[1 1 1]);
rectangle('Position',[78.125 -96.875 3.125 3.125], 'FaceColor',[1 1 1]);
rectangle('Position',[75 -100 3.125 3.125], 'FaceColor',[0 0 0]);
rectangle('Position',[78.125 -100 3.125 3.125], 'FaceColor',[0 0 0]);
rectangle('Position',[81.25 -96.875 3.125 3.125], 'FaceColor',[1 1 1]);
rectangle('Position',[84.375 -96.875 3.125 3.125], 'FaceColor',[1 1 1]);
rectangle('Position',[81.25 -100 3.125 3.125], 'FaceColor',[0 0 0]);
rectangle('Position',[84.375 -100 3.125 3.125], 'FaceColor',[0 0 0]);
rectangle('Position',[93.75 -90.625 3.125 3.125], 'FaceColor',[1 1 1]);
rectangle('Position',[96.875 -90.625 3.125 3.125], 'FaceColor',[0 0 0]);
rectangle('Position',[93.75 -93.75 3.125 3.125], 'FaceColor',[1 1 1]);
rectangle('Position',[96.875 -93.75 3.125 3.125], 'FaceColor',[0 0 0]);
rectangle('Position',[87.5 -96.875 3.125 3.125], 'FaceColor',[1 1 1]);
rectangle('Position',[90.625 -96.875 3.125 3.125], 'FaceColor',[1 1 1]);
rectangle('Position',[87.5 -100 3.125 3.125], 'FaceColor',[0 0 0]);
rectangle('Position',[90.625 -100 3.125 3.125], 'FaceColor',[0 0 0]);
rectangle('Position',[93.75 -96.875 3.125 3.125], 'FaceColor',[1 1 1]);
rectangle('Position',[96.875 -96.875 3.125 3.125], 'FaceColor',[0 0 0]);
rectangle('Position',[93.75 -100 3.125 3.125], 'FaceColor',[0 0 0]);
rectangle('Position',[96.875 -100 3.125 3.125], 'FaceColor',[0 0 0]);
X=[93,92.1875,90.625,85.9375,82.8125,79.6875,76.5625,78.125,82.8125,85.9375,85.9375,85.9375,82.8125,78.125,71.875,65.625,59.375,53.125,46.875,40.625,34.375,28.125,21.875,17.1875,14.0625,10.9375,7.8125,7.8125,10.9375,15.625,10.9375,10.9375,9.375,7.8125,7.8125,4.6875,4.6875,6];
Y=[-6,-4.6875,-9.375,-14.0625,-17.1875,-20.3125,-23.4375,-28.125,-29.6875,-32.8125,-35.9375,-39.0625,-42.1875,-46.875,-53.125,-59.375,-65.625,-65.625,-59.375,-53.125,-46.875,-40.625,-40.625,-45.3125,-48.4375,-51.5625,-54.6875,-57.8125,-60.9375,-65.625,-70.3125,-73.4375,-78.125,-82.8125,-85.9375,-89.0625,-92.1875,-93];
hold on;
plot(X,Y,'r');
legend('198.254','Location','southoutside');
